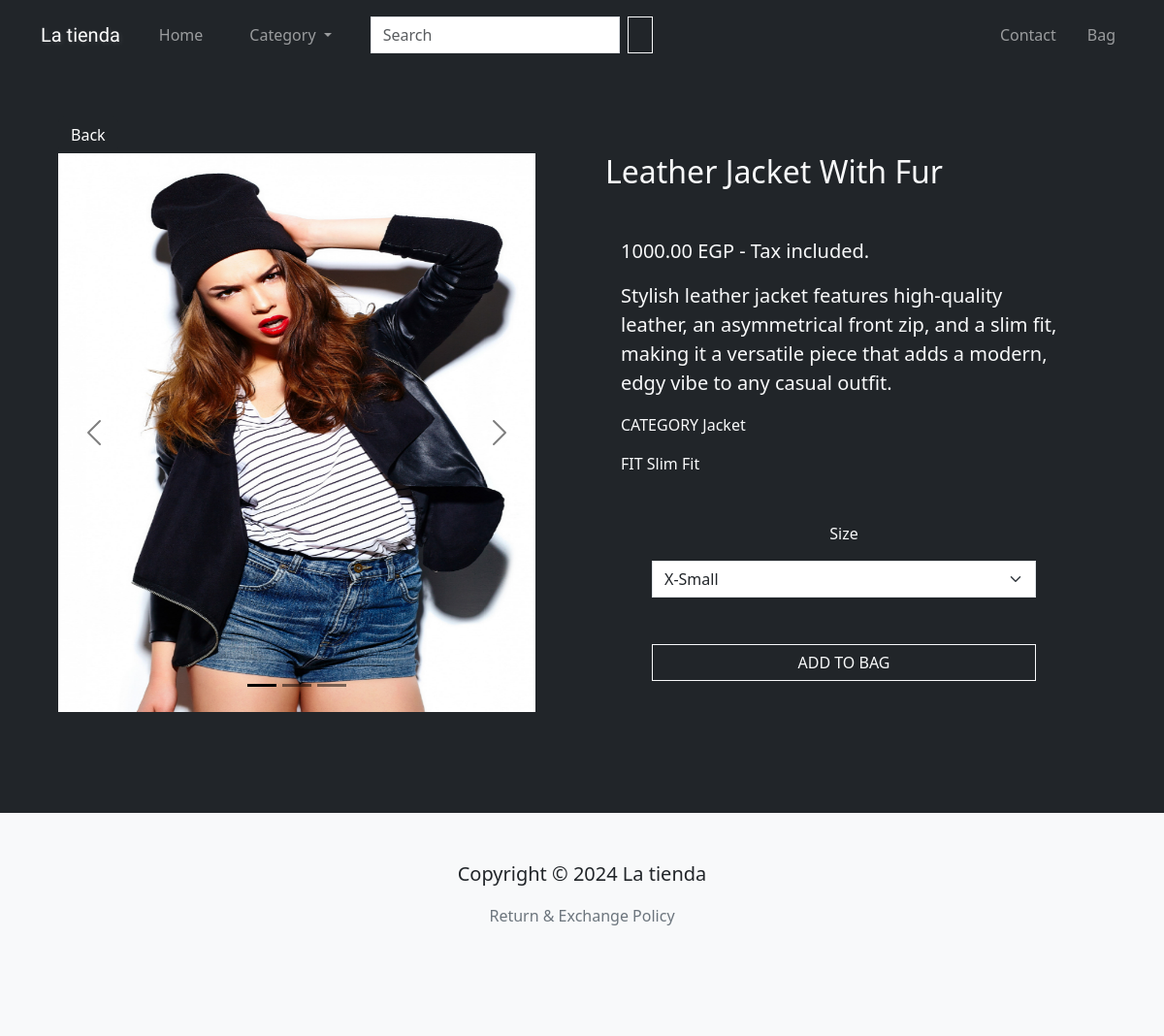
The app's page /product/leather-jacket-with-fur/ with its own data.
### core/models/product_models.py (models this page shows, shortened)
class Product(models.Model):
    FITS = [
        ('Regular Fit', 'regular_fit'),
        ('Slim Fit', 'slim_fit'),
        ('Relaxed Fit', 'relaxed_fit'),
    ]
    name = models.CharField(max_length=255)
    price = models.DecimalField(max_digits=6, decimal_places=2)
    description = models.TextField(blank=True, null=True)
    fit = models.CharField(max_length=255, choices=FITS, default="Regular Fit")
    category = models.ForeignKey(Category, null=True, related_name='products', on_delete=models.SET_NULL)   # many to one relationship
    main_image = models.ImageField(upload_to='product-images/%y/%m/%d')
    created_at = models.DateTimeField(auto_now_add=True)
    slug = models.SlugField(unique=True, blank=True, null=True, verbose_name="name in URL")
    active = models.BooleanField(default=False)
    @property
    def images(self):   # returns all product extra images
        return self.productimage_set.all()
    @property
    def image_count(self):  # returns the number of extra images
        return self.productimage_set.count()
    class Meta:
        ordering = ["-active", "created_at"]
        indexes = [
            models.Index(fields=["name"]),
            models.Index(fields=["category"]),
        ]

class Category(models.Model):
    cat_name = models.CharField(max_length=255, unique=True, verbose_name="category name")
    class Meta:
        verbose_name_plural = "Categories"
        ordering = ['cat_name']

### core/views.py (the view)
# urls.py: path("product/<slug:slug>/", views.product_details, name="product"),
@cache_page(60 * 15)    # Cache for 15 minutes
def product_details(request, slug):
    categories = Category.objects.all()  # get all categories from db
    product = Product.objects.get(slug=slug)  # get the selected product data from db
    extra_imgs = product.images
    img_num = product.image_count
    img_range = range(1, img_num+1)
    stocks = Stock.objects.filter(product=product)
    context = {
                "product": product,
                "categories": categories,
                "product_imgs" : extra_imgs,
                "img_num" : img_num,
                "img_range" : img_range,
                "stocks" : stocks,
               }
    return render(request, "products/product_details.html", context)

### templates/products/product_details.html (shortened to what this page needs)
{% extends 'products/products_layout.html' %}
{% load bootstrap5 %}
{% load bootstrap_icons %}
{% block content %}
<section class="p-5 bg-dark text-light">
  <div class="container mb-5">
    <button class="btn btn-dark" onclick="history.back()">{% bs_icon 'arrow-left-short' size='1.5em' %} Back</button>
    <div class="row g-5">
      <div class="col-lg">
        <div id="productCarousel" class="carousel carousel-dark slide mb-2">
          <div class="carousel-indicators">
            <button type="button" data-bs-target="#productCarousel" data-bs-slide-to="0" class="active"
              aria-current="true"></button>
            {% for slide in img_range %}
            <button type="button" data-bs-target="#productCarousel" data-bs-slide-to="{{ slide }}" "></button>
              {% endfor %}
          </div>
          <div class=" carousel-inner">
              <div class="carousel-item active">
                <img src="{{ product.main_image.url }}" class="d-block w-100 prod-img" alt="product-main-image"
                  loading="lazy">
              </div>
          </div>
          <button class="carousel-control-prev" type="button" data-bs-target="#productCarousel" data-bs-slide="prev">
            <span class="carousel-control-prev-icon" aria-hidden="true"></span>
          </button>
          <button class="carousel-control-next" type="button" data-bs-target="#productCarousel" data-bs-slide="next">
            <span class="carousel-control-next-icon" aria-hidden="true"></span>
          </button>
        </div>
      </div>
      <div class="col-lg px-5">
        <h2 class="mb-5">{{product.name}}</h2>
        <div class="px-3">
          <p class="lead">{{product.price}} EGP - Tax included.</p>
          <p class="lead">{{product.description | capfirst}}</p>
          <p>CATEGORY {% bs_icon 'dash-lg' size='1.5em' %} {{product.category.cat_name | capfirst }}</p>
          <p>FIT {% bs_icon 'dash-lg' size='1.5em' %} {{product.fit | capfirst}}</p>
        </div>
        <div class="d-flex flex-column mt-5 mx-md-5">
          <p class="text-center">{% bs_icon 'dash-lg' size='1.5em' %} Size {% bs_icon 'dash-lg' size='1.5em' %}</p>
          <form action="{% url 'add_item' product.id %}" method="post">
            <select class="form-select mb-5 square-border" name="size">
              {% for stock in stocks %}
              {% if stock.quantity == 0 %}
              <option class="square-border" value="{{stock.size}}" disabled>{{stock.size}}</option>
              {% else %}
              <option class="square-border" value="{{stock.size}}">{{stock.size}}</option>
              {% endif %}
              {% endfor %}
            </select>
            <button type="submit" class="btn btn-outline-light w-100 mb-3 square-border">ADD TO BAG</button>
          </form>
        </div>
      </div>
    </div>
  </div>
</section>
{% endblock content %}

### store/static/products/css/products.css (style rules this page uses)
.square-border { border-radius: 0; }
.prod-img { height: 72vh; }

### records on screen
Product: main_image (picture), name "Leather Jacket With Fur", price "1000.00", description "Stylish leather jacket features high-quality leather, an asymmetrical front zip, and a slim fit, making it a versatile piece that adds a modern, edgy vibe to any casual outfit.", category.cat_name "Jacket", fit "Slim Fit"

### other values on screen
form field size "X-Small"
